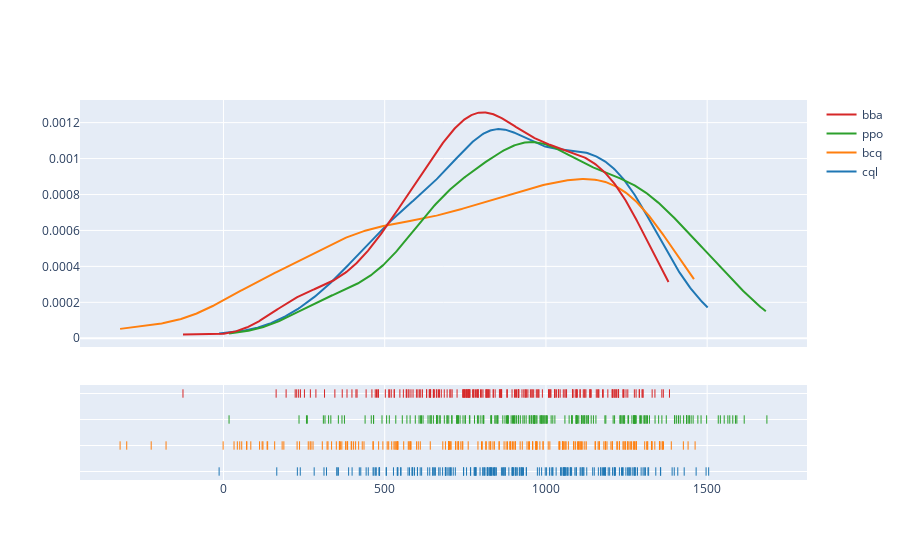

The code cell stored with this chart in its notebook:
### Code cell
hist_data = []
group_labels = []
for model in summary_dict:
    hist_data.append(summary_dict[model][1]["reward"])
    group_labels.append(model)

fig = ff.create_distplot(hist_data, group_labels, bin_size=100, show_hist=False)
fig.show()

### Figure 1 — Plotly figure (JSON) as saved in the notebook; plotly's stock layout.template omitted (floating-point values rounded to 4 significant figures; data arrays with more than 128 entries replaced by an {"elided": "..."} marker saying what was removed)
{"data": [{"legendgroup": "cql", "marker": {"color": "rgb(31, 119, 180)"}, "mode": "lines", "name": "cql", "showlegend": true, "type": "scatter", "x": {"elided": "500 float values"}, "xaxis": "x", "y": {"elided": "500 float values"}, "yaxis": "y"}, {"legendgroup": "bcq", "marker": {"color": "rgb(255, 127, 14)"}, "mode": "lines", "name": "bcq", "showlegend": true, "type": "scatter", "x": {"elided": "500 float values"}, "xaxis": "x", "y": {"elided": "500 float values"}, "yaxis": "y"}, {"legendgroup": "ppo", "marker": {"color": "rgb(44, 160, 44)"}, "mode": "lines", "name": "ppo", "showlegend": true, "type": "scatter", "x": {"elided": "500 float values"}, "xaxis": "x", "y": {"elided": "500 float values"}, "yaxis": "y"}, {"legendgroup": "bba", "marker": {"color": "rgb(214, 39, 40)"}, "mode": "lines", "name": "bba", "showlegend": true, "type": "scatter", "x": {"elided": "500 float values"}, "xaxis": "x", "y": {"elided": "500 float values"}, "yaxis": "y"}, {"legendgroup": "cql", "marker": {"color": "rgb(31, 119, 180)", "symbol": "line-ns-open"}, "mode": "markers", "name": "cql", "showlegend": false, "type": "scatter", "x": {"elided": "200 float values"}, "xaxis": "x", "y": {"elided": "200 str values"}, "yaxis": "y2"}, {"legendgroup": "bcq", "marker": {"color": "rgb(255, 127, 14)", "symbol": "line-ns-open"}, "mode": "markers", "name": "bcq", "showlegend": false, "type": "scatter", "x": {"elided": "200 float values"}, "xaxis": "x", "y": {"elided": "200 str values"}, "yaxis": "y2"}, {"legendgroup": "ppo", "marker": {"color": "rgb(44, 160, 44)", "symbol": "line-ns-open"}, "mode": "markers", "name": "ppo", "showlegend": false, "type": "scatter", "x": {"elided": "200 float values"}, "xaxis": "x", "y": {"elided": "200 str values"}, "yaxis": "y2"}, {"legendgroup": "bba", "marker": {"color": "rgb(214, 39, 40)", "symbol": "line-ns-open"}, "mode": "markers", "name": "bba", "showlegend": false, "type": "scatter", "x": {"elided": "200 float values"}, "xaxis": "x", "y": {"elided": "200 str values"}, "yaxis": "y2"}], "layout": {"barmode": "overlay", "hovermode": "closest", "legend": {"traceorder": "reversed"}, "xaxis": {"anchor": "y2", "domain": [0, 1], "zeroline": false}, "yaxis": {"anchor": "free", "domain": [0.35, 1], "position": 0}, "yaxis2": {"anchor": "x", "domain": [0, 0.25], "dtick": 1, "showticklabels": false}}}
